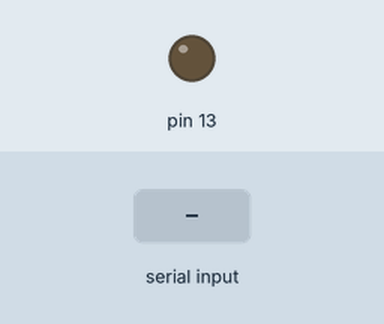
Simulated run of this sketch. Board: Arduino Mega 2560, built with avr-gcc and run on an emulated ATmega2560. Parts: output pins drawn as LEDs (lit = HIGH). The inputs (shaded band) are chosen by the test bench. What the sketch prints to the serial monitor is not drawn.

Above: at 3.2 s.
3.3 s: byte 165 (0xA5) received over Serial
At 3.7 s:
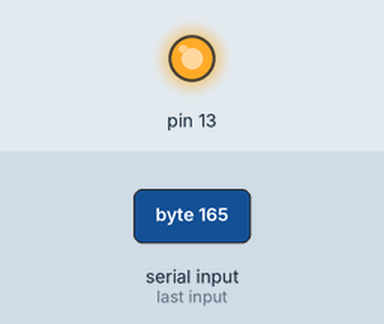
Timing chart, 0 to 6.3 s (numbered marks = the images above; inputs shaded):
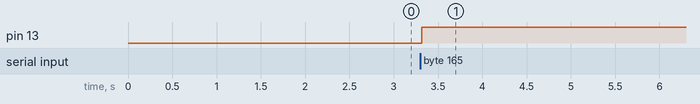

Measured:
- after the input at 3.3 s, pin 13: LOW → HIGH at once

The sketch:

firmware.ino
```cpp
// All sabertooth commands leave via this port
HardwareSerial &masterPort=Serial1;//TX1

// These MUST match the sabertooth DIP address pins!
const int leftAddr=128;
const int rightAddr=128;
const int frontAddr=129;
const int mineAddr=130;

const int motor1=7; // command motor 1
const int motor2=6; // command motor 2 (note: backwards of documentation!)

int arduinoStatus=0xA0;  // A-OK!


void setup()
{
  Serial.begin(57600); // Control connection to PC

  masterPort.begin(9600); // <- mabye try 38400 for faster updates?
  delay(2000); // docs: "allow a two-second delay between applying power and..."
  masterPort.write(0xAA); // "first character must be 170 (AA in hex)"
  delay(10); // <- needed?


  Serial.write(arduinoStatus); // Say I'm A-OK (needed so PC knows we're ready)

 // Our ONE debug LED!
  pinMode(13,OUTPUT);
  digitalWrite(13,LOW);
}

// Last-known motor power commands.  Sent from PC
// 1- turn backwards
// 64- do not turn
// 127- turn forwards
int leftPower=64; // drive wheel power
int rightPower=64;

int frontPower=64; // raise/lower front wheels

int minePower=64; // mining conveyor run
int dumpPower=64; // raise mining head and dump storage


void sendMotor(int addr, int command, int val){
  masterPort.write(addr);
  masterPort.write(command);
  masterPort.write(val);
  masterPort.write((addr+command+val)&127);
}

int blink=0;

void loop()
{
  int config,power;
  while ((config=Serial.read())!=-1)
  {  // actual data available!

    //what if Serial.read() gets a power reading of 0xA3 and mistakes it for config?
    if(config==0xA5) //drive
    {
      leftPower=Serial.read();
      rightPower=Serial.read();
      frontPower=Serial.read();
      minePower=Serial.read();
      dumpPower=Serial.read();

      Serial.write(arduinoStatus); // let PC know our status
      digitalWrite(13,!blink); //if good input received, blink!
      blink=!blink;
      Serial.write(arduinoStatus); // to check if connection is still active

    }
  }

  sendMotor(leftAddr,motor1,leftPower);
  sendMotor(rightAddr,motor2,rightPower);

  sendMotor(frontAddr,motor1,frontPower);

  sendMotor(mineAddr,motor1,minePower);
  sendMotor(mineAddr,motor2,dumpPower);
}
```
